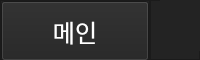
     <widget class="QFrame" name="top_bar">
      <property name="maximumSize">
       <size>
        <width>16777215</width>
        <height>60</height>
       </size>
      </property>
      <property name="styleSheet">
       <string notr="true">background-color: rgb(35, 35, 35);</string>
      </property>
      <property name="frameShape">
       <enum>QFrame::NoFrame</enum>
      </property>
      <property name="frameShadow">
       <enum>QFrame::Raised</enum>
      </property>
      <layout class="QHBoxLayout" name="horizontalLayout">
       <property name="spacing">
        <number>0</number>
       </property>
       <property name="leftMargin">
        <number>0</number>
       </property>
       <property name="topMargin">
        <number>0</number>
       </property>
       <property name="rightMargin">
        <number>0</number>
       </property>
       <property name="bottomMargin">
        <number>0</number>
       </property>
       <item>
        <widget class="QFrame" name="frame_toggle">
         <property name="sizePolicy">
          <sizepolicy hsizetype="Expanding" vsizetype="Expanding">
           <horstretch>0</horstretch>
           <verstretch>0</verstretch>
          </sizepolicy>
         </property>
         <property name="maximumSize">
          <size>
           <width>150</width>
           <height>60</height>
          </size>
         </property>
         <property name="frameShape">
          <enum>QFrame::StyledPanel</enum>
         </property>
         <property name="frameShadow">
          <enum>QFrame::Raised</enum>
         </property>
         <layout class="QVBoxLayout" name="verticalLayout_2">
          <property name="spacing">
           <number>0</number>
          </property>
          <property name="leftMargin">
           <number>0</number>
          </property>
          <property name="topMargin">
           <number>0</number>
          </property>
          <property name="rightMargin">
           <number>0</number>
          </property>
          <property name="bottomMargin">
           <number>0</number>
          </property>
          <item>
           <widget class="QPushButton" name="btn_main">
            <property name="minimumSize">
             <size>
              <width>0</width>
              <height>60</height>
             </size>
            </property>
            <property name="font">
             <font>
              <family>배달의민족 도현</family>
              <pointsize>18</pointsize>
              <weight>50</weight>
              <italic>false</italic>
              <bold>false</bold>
             </font>
            </property>
            <property name="styleSheet">
             <string notr="true">color: rgb(255, 255, 255);
boder: 0px solid;
font: 18pt &quot;배달의민족 도현&quot;;</string>
            </property>
            <property name="text">
             <string>메인</string>
            </property>
           </widget>
          </item>
         </layout>
        </widget>
       </item>
       <item>
        <widget class="QFrame" name="frame_top">
         <property name="styleSheet">
          <string notr="true"/>
         </property>
         <property name="frameShape">
          <enum>QFrame::StyledPanel</enum>
         </property>
         <property name="frameShadow">
          <enum>QFrame::Raised</enum>
         </property>
         <widget class="QLabel" name="top_label">
          <property name="geometry">
           <rect>
            <x>160</x>
            <y>10</y>
            <width>400</width>
            <height>41</height>
           </rect>
          </property>
          <property name="minimumSize">
           <size>
            <width>400</width>
            <height>0</height>
           </size>
          </property>
          <property name="maximumSize">
           <size>
            <width>400</width>
            <height>16777215</height>
           </size>
          </property>
          <property name="font">
           <font>
            <family>배달의민족 도현</family>
            <pointsize>18</pointsize>
            <weight>50</weight>
            <italic>false</italic>
            <bold>false</bold>
           </font>
          </property>
          <property name="styleSheet">
           <string notr="true">color: rgb(255, 255, 255);
font: 18pt &quot;배달의민족 도현&quot;;</string>
          </property>
          <property name="text">
           <string>도서  추천해주는 벌레   Book Bug ♡</string>
          </property>
          <property name="alignment">
           <set>Qt::AlignCenter</set>
          </property>
         </widget>
         <widget class="QLabel" name="main_User_name">
          <property name="geometry">
           <rect>
            <x>600</x>
            <y>10</y>
            <width>350</width>
            <height>40</height>
           </rect>
          </property>
          <property name="minimumSize">
           <size>
            <width>350</width>
            <height>40</height>
           </size>
          </property>
          <property name="maximumSize">
           <size>
            <width>350</width>
            <height>40</height>
           </size>
          </property>
          <property name="font">
           <font>
            <family>배달의민족 도현</family>
            <pointsize>18</pointsize>
            <weight>50</weight>
            <italic>false</italic>
            <bold>false</bold>
           </font>
          </property>
          <property name="styleSheet">
           <string notr="true">color: rgb(255, 255, 255);
font: 18pt &quot;배달의민족 도현&quot;;</string>
          </property>
          <property name="text">
           <string/>
          </property>
          <property name="alignment">
           <set>Qt::AlignRight|Qt::AlignTrailing|Qt::AlignVCenter</set>
          </property>
         </widget>
         <widget class="QLabel" name="top_image">
          <property name="geometry">
           <rect>
            <x>10</x>
            <y>0</y>
            <width>151</width>
            <height>51</height>
           </rect>
          </property>
          <property name="text">
           <string/>
          </property>
         </widget>
        </widget>
       </item>
      </layout>
     </widget>
